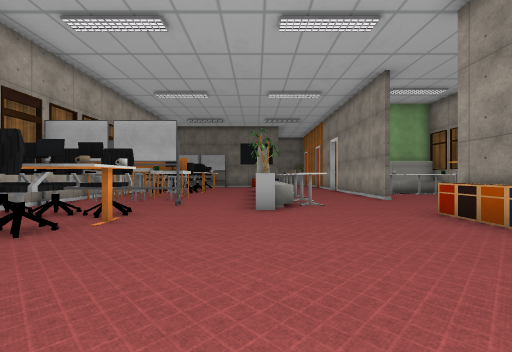
[1] (above)

19 first-person views from a walk through a scene from a Unity 3-D project. The camera is 1.3 m above the floor, looks level and sees 90° across. Doors are open. The floor is counted in squares, 1.8 m on a side. Each view is taken from the middle of a square. On the plan, view 1 faces up. The plan holds only what a view shows up to about 9 squares ahead; the rest is blank. The place goes on beyond the plan. The player character is not drawn. Some surface patterns are stand-ins.

[2]
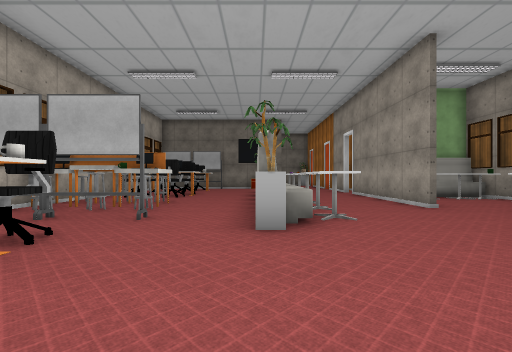

[3]
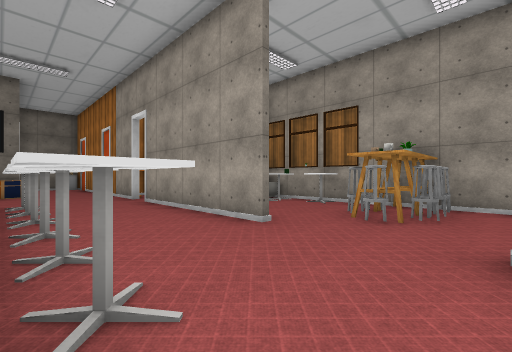

[4]
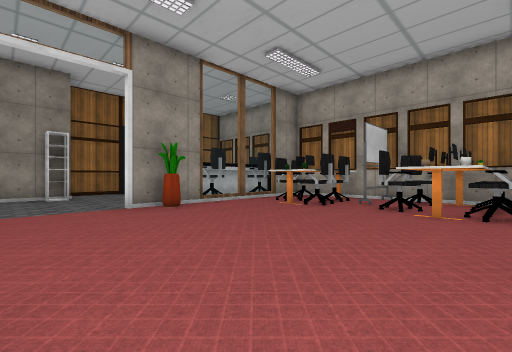

[5]
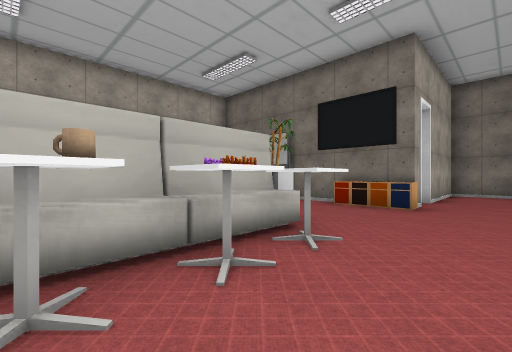

[6]
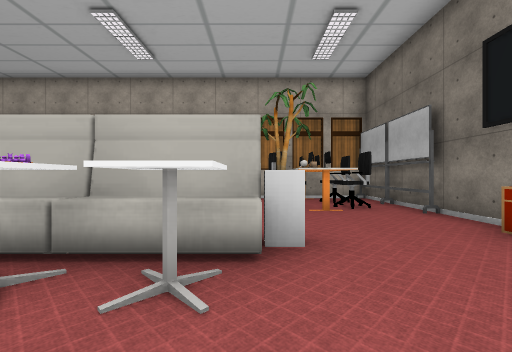

[7]
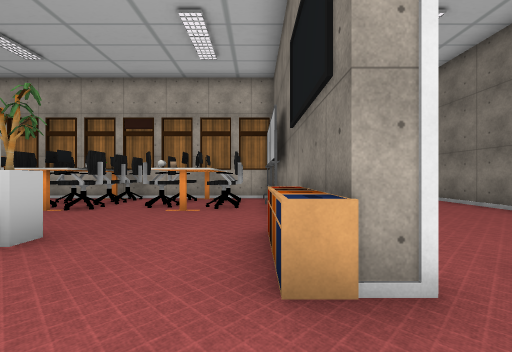

[8]
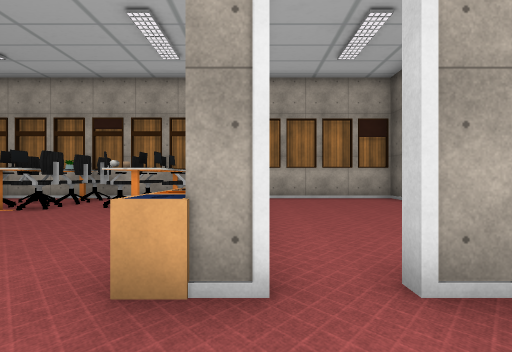

[9]
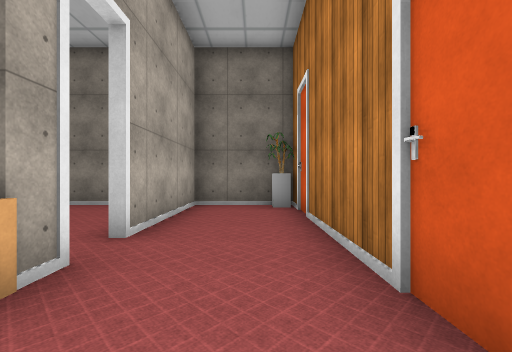

[10]
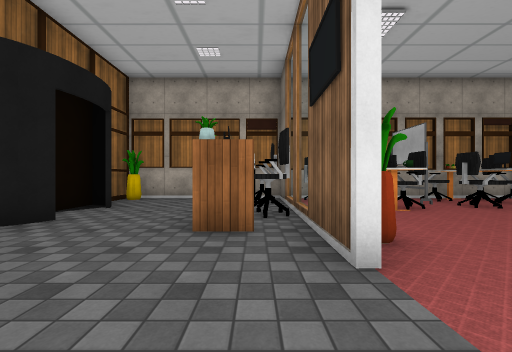

[11]
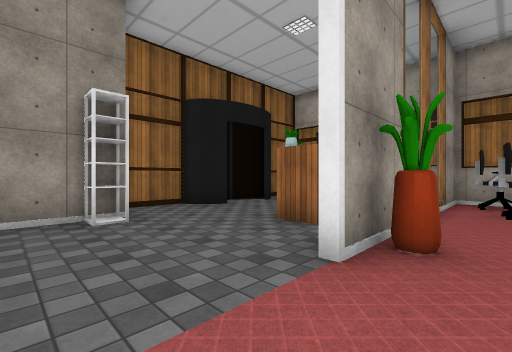

[12]
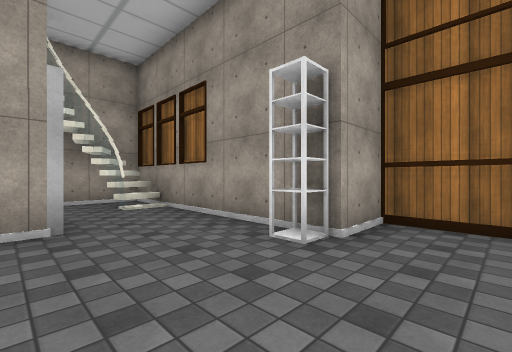

[13]
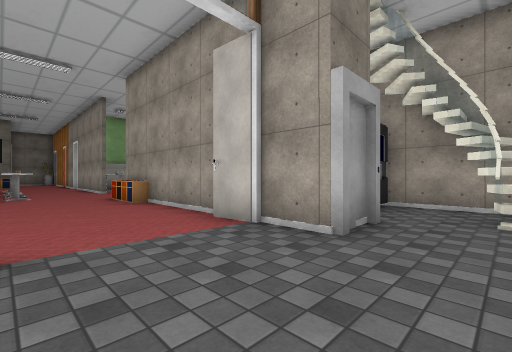

[14]
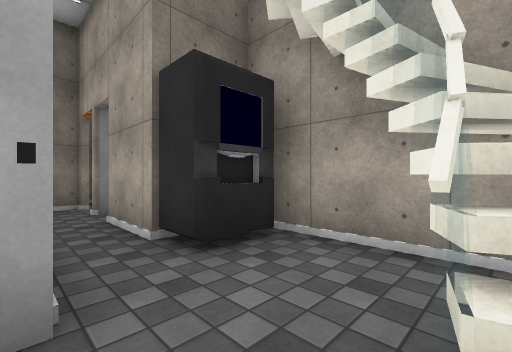

[15]
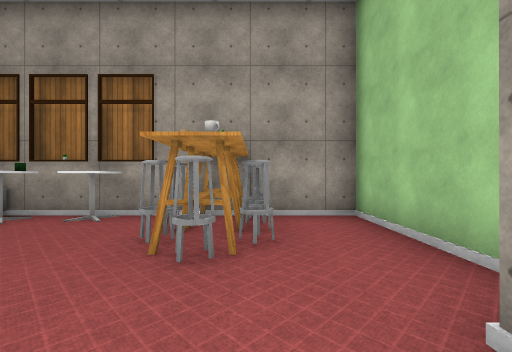

[16]
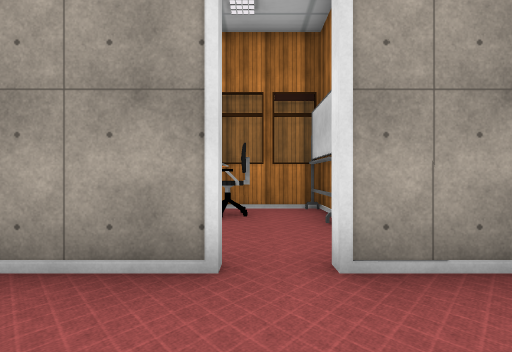

[17]
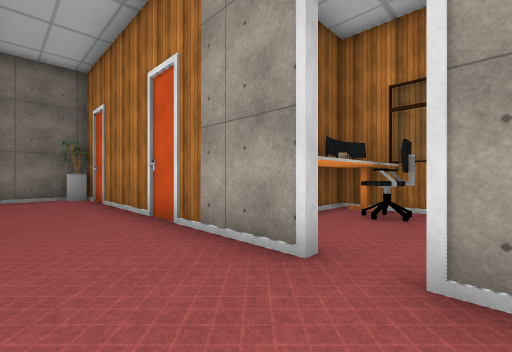

[18]
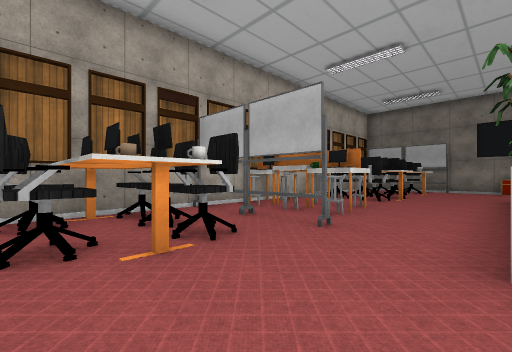

[19]
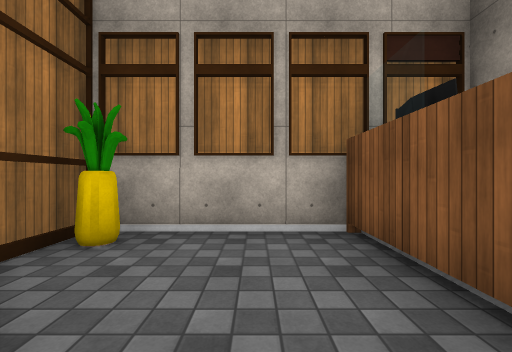

### Floor plan
Points are (right, up) in squares from view 1. A wall is a line through its corners. A room is listed if a view was taken in it or the views show most of it. See-through windows are left out.
Room 1 (views 1, 2, 3, 4, 5, 6, 7, 8, 9, 11, 15, 16, 17, 18)
walls: (3.9, 7.8) (3.9, 12.4); (-5.4, 10.4) (-5.4, 9.6); (-5.4, 7.1) (-5.4, 5.4); (3.9, 13.3) (3.9, 21.4) (1.5, 21.4) (1.5, 17.9); (4.9, 4.2) (7.7, 4.2) (7.7, 14.8) (6.6, 14.8); (-5.4, 13.4) (-5.4, 12.8); (1.5, 17.1) (1.5, 16.6) (-5.4, 16.6); (-5.4, 2.6) (-5.4, 1.5); (-5.4, 17) (-5.4, 15.6); (3.9, 0) (3.9, 3.4); (3.8, -1.2) (3.7, -0.2); (-5.4, -1) (1, -1)
ways out: open door at (1.8, -0.8) to room 2; open door at (1, 17.5) to room 3; open door at (4.5, 12)
objects: chair (-5, 0); table (-5, 1); chair (-5, 3) to (-4, 3); other object (-5, 4); other object (-5, 8); other object (-5, 9); other object (-5, 11); chair (-5, 12); table (-5, 14) to (-5, 15); whiteboard (-5, 16); whiteboard (-4, 2); monitor (-4, 4); chair (-4, 5); whiteboard (-4, 6); chair (-4, 8); other object (-4, 9); chair (-4, 12); chair (-4, 14); chair (-4, 16); chair (-3, 0); other object (-3, 1); chair (-3, 2); chair (-3, 3); mug (-3, 4); whiteboard (-3, 6) to (-2, 6); other object (-3, 8); chair (-3, 11); chair (-3, 15); whiteboard (-3, 16); chair (-2, 5); chair (-2, 8); chair (-2, 9); plant (0, 6); other object (0, 7); other object (0, 8) to (0, 9); other object (0, 10) to (0, 11); other object (0, 12); plant (0, 13); other object (0, 16) to (1, 16); table (1, 6); table (1, 8); table (1, 9); table (1, 10); table (1, 11); table (1, 12); other object (4, 4); chair (5, 7); other object (5, 14); chair (6, 6); chair (6, 7); table (6, 10); other object (6, 11) to (7, 11); chair (6, 13) to (7, 14); chair (7, 6); other object (7, 7); table (7, 8) to (7, 9); other object (7, 10); whiteboard (7, 12)
Room 2 (views 10, 12, 13, 14, 19)
walls: (-0.5, -6.3) (1.4, -6.3) (1.4, -5.4); (1, -1.2) (-5.2, -1.2); (2.4, -4.8) (6.5, -4.8); (-5.4, -2.7) (-5.4, -6.3) (-4.1, -6.3); (3.9, -2.6) (3.9, -1.1); (5.2, -2.6) (4.4, -2.6); (6.1, -4) (6.7, -3.5); (6.1, -3.9) (6.5, -3.7); (6.4, -4.5) (6.2, -4)
low walls: (6.2, -4.7) (6.1, -4)
ways out: open door at (1.8, -0.8) to room 1; opening at (6, -3)
objects: plant (-5, -6); monitor (-5, -2); chair (-4, -3); monitor (-4, -2); other object (-2, -6); chair (-2, -2); other object (-1, -2); shelf (2, -5)
Room 3 (no view inside)
walls: (-0.6, 21.4) (-5.4, 21.4) (-5.4, 17)
ways out: open door at (1, 17.5) to room 1

Positions as (right, up) in squares from view 1, and headings:
1: (0, 0), facing up
2: (0, 2), facing up
3: (1, 5), facing up-right
4: (3, 5), facing down-left
5: (3, 10), facing up-left
6: (3, 13), facing left
7: (3, 16), facing left
8: (3, 17), facing left
9: (3, 15), facing up
10: (3, -2), facing left
11: (3, 0), facing down-left
12: (0, -2), facing down-right
13: (1, -4), facing up-right
14: (5, -4), facing up-right
15: (3, 6), facing right
16: (2, 13), facing right
17: (2, 12), facing up-right
18: (0, 3), facing up-left
19: (-2, -4), facing left
